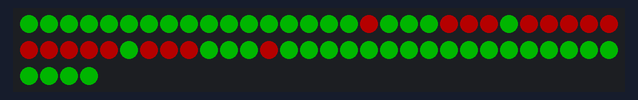
Bench run of a sketch on a simulated ESP32. On the bench: 64 RGB LEDs in strip order, left to right, continuing on the next row. Dim RGB values are drawn brighter than linear.

Above: at 0.15 s.
At 4.52 s:
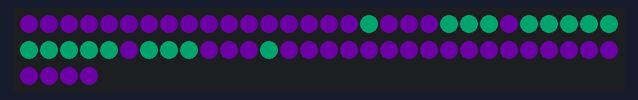
At 6.39 s:
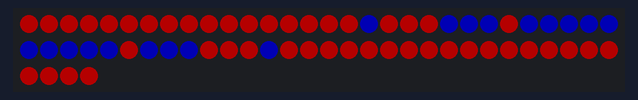
At 11.36 s:
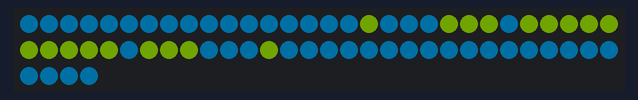
At 24.87 s:
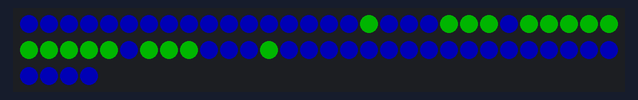
At 39.76 s:
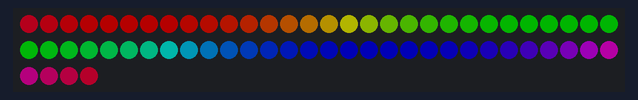

The sketch:

esp32.ino
```cpp
#include <Adafruit_NeoPixel.h>

#define ROW_0_PIN 27
#define LED_COUNT 64
#define MAX_BRIGHTNESS 64

Adafruit_NeoPixel row0(LED_COUNT, ROW_0_PIN, NEO_GRB + NEO_KHZ800);


void setWhite();
void drawMouth(int wait);
void drawCircle(int wait);

void setup() {
  row0.begin();
  row0.show(); // Initialize all pixels to 'off'
  row0.setBrightness(MAX_BRIGHTNESS);
  //setWhite();

}


int counter = 0;
int maxLoop = 2000;

void loop() {
  counter++;
  if (counter < maxLoop/2)
  {
    row0.clear();
    drawCircle(10);
  }
  else
  {
    row0.clear();
    rainbow(10);
  }
  if (counter > maxLoop) counter = 0;
}

void rainbow(int wait) {

for(long firstPixelHue = 0; firstPixelHue < 5*65536; firstPixelHue += 256) {
    for(int i=0; i<row0.numPixels(); i++) {
      int pixelHue = firstPixelHue + (i * 65536L / row0.numPixels());
      row0.setPixelColor(i, row0.gamma32(row0.ColorHSV(pixelHue)));
    }
    row0.show();
    delay(wait);

    counter++;
    if (counter > maxLoop) return;
  }
}

void setWhite()
{
  for (int i = 0; i < LED_COUNT; i++)
  {
    row0.setPixelColor(i,255,255,255,MAX_BRIGHTNESS);
  }
}

void clearScreen()
{
  for (int i = 0; i < LED_COUNT; i++)
  {
    row0.setPixelColor(i,0,0,0,MAX_BRIGHTNESS);
  }
}

void drawMouth(int wait)
{
  int mouth [] =
  {0,0,0,1,1,
   0,0,1,0,0,
   0,1,0,0,0,
   0,0,0,1,0,

   1,0,0,0,0,
   0,0,0,0,1,
   1,0,0,0,0,
   0,0,0,0,1,

   0,1,0,0,0,
   0,0,0,1,0,
   0,0,1,0,0,
   1,1,0,0,0};

  for (int i = 0; i < row0.numPixels(); i++)
  {
    if (mouth[i] == 1) row0.setPixelColor(i,255,255,255,MAX_BRIGHTNESS);
    else row0.setPixelColor(i,1,1,1,MAX_BRIGHTNESS);
  }
  row0.show();
  delay(wait);
}


int red = 255;
int green = 0;
int blue = 0;
void drawCircle(int wait)
{
  int circle [] =
  {0,0,0,0,0,
   0,0,0,0,0,
   0,0,0,0,0,
   0,0,1,0,0,

   0,1,1,1,0,
   1,1,1,1,1,
   1,1,1,1,1,
   0,1,1,1,0,

   0,0,1,0,0,
   0,0,0,0,0,
   0,0,0,0,0,
   0,0,0,0,0,
   0,0,0,0,0};

  for (int i = 0; i < row0.numPixels(); i++)
  {
    if (circle[i] == 1) row0.setPixelColor(i,red,green,blue,MAX_BRIGHTNESS);
    else row0.setPixelColor(i,blue,red,green,MAX_BRIGHTNESS);
  }


  if (red > 0 && blue == 0)
  {
    red--;
    green++;
  }
  if (green > 0 && red == 0)
  {
    green--;
    blue++;
  }
  if (blue > 0 && green == 0)
  {
    blue--;
    red++;
  }


  row0.show();
  delay(10);
}
```
